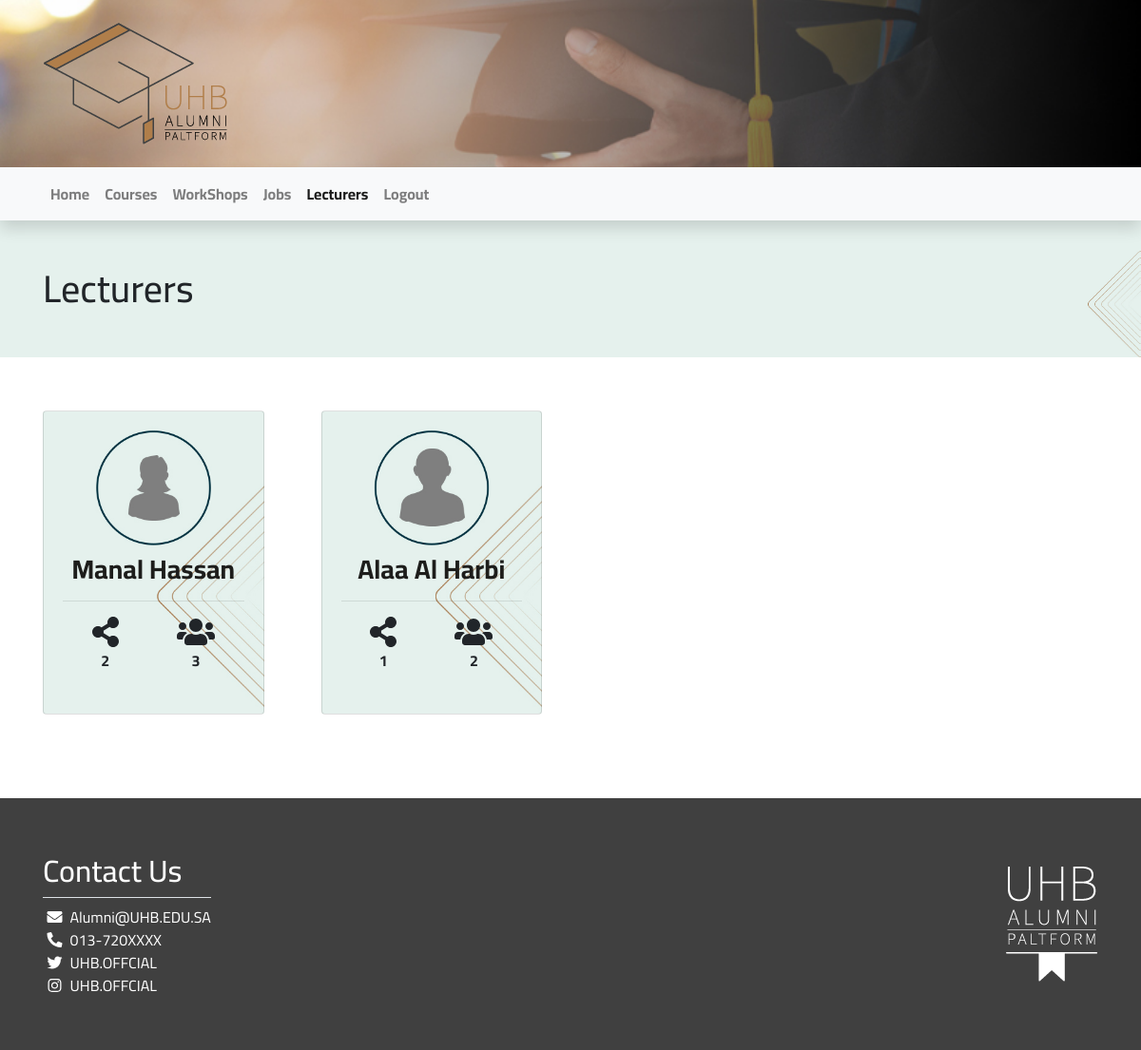
Page /Code/views/lecturers/show.php (signed in) on the committed database.
### tables this page shows
CREATE TABLE `lecturers` (
  `id` int(11) NOT NULL,
  `SSN` varchar(255) NOT NULL,
  `lec_name` varchar(255) NOT NULL,
  `email` varchar(255) NOT NULL,
  `password` varchar(255) NOT NULL,
  `salt` varchar(10) NOT NULL,
  `phone` varchar(25) NOT NULL,
  `cv` varchar(255) NOT NULL,
  `department_id` int(11) NOT NULL,
  `gender` tinyint(1) NOT NULL COMMENT '0: male, 1:female'
);

### Code/views/lecturers/show.php (the view, shortened to what this page needs)
<?php
require_once "../../init/init.php";
$stmt = $con->prepare("Select lecturers.* , COUNT(courses.id), COUNT(lecturer_workshop.id), ( COUNT(courses.id) + COUNT(lecturer_workshop.id) ) as shares
								From lecturers
								LEFT JOIN courses
								ON lecturers.id = courses.lecturer_id
								LEFT JOIN lecturer_workshop
								ON lecturers.id = lecturer_workshop.lecturer_id
								GROUP BY lecturers.id
								ORDER by shares DESC");
$stmt->execute();
$lecturers = $stmt->fetchAll();
for( $i = 0; $i < sizeof( $lecturers ); $i++ ) {
	$id = $lecturers[$i]['id'];
	$stmt = $con->prepare("SELECT SUM(ac) as total_sum
										FROM ( SELECT courses.*, COUNT(alumnus_course.id) AS ac
												FROM courses
												INNER JOIN alumnus_course
                                                ON alumnus_course.course_id = courses.id
										    	WHERE lecturer_id = ?
                                                GROUP BY id) AS result");
	$stmt->execute([$id]);
	$courses_alumni = $stmt->fetch()['total_sum'];
	if ( $courses_alumni == null ) {
		$courses_alumni = 0;
	}
	$stmt = $con->prepare("SELECT SUM(aw) as total_sum
										FROM ( SELECT workshops.*, COUNT(alumnus_workshop.id) AS aw
												FROM workshops
												INNER JOIN alumnus_workshop
                                                ON alumnus_workshop.workshop_id = workshops.id
												INNER JOIN lecturer_workshop
												ON lecturer_workshop.workshop_id = workshops.id
										    	WHERE lecturer_id = ?
                                                GROUP BY id) AS result");
	$stmt->execute([$id]);
	$workshops_alumni = $stmt->fetch()['total_sum'];
	$lecturers[$i]['learners'] = $courses_alumni + $workshops_alumni;
}
?>
	<div class="" style="background-image:url('<?= asset("Images/bg/empty.jpg") ?>') ;
			background-repeat: no-repeat;
			background-size: contain;
			background-position: right;
			background-color: #e5f1ed;">
		<div class="container h1 py-5">Lecturers</div>
	</div>
	<div class="container  py-5">
	<div class="card-deck" style="flex-flow: column">
		<div class="row">
			<?php foreach ($lecturers as $lecturer): ?>
			<div class="col-md-3" style="margin-bottom: 40px">
				<div class="card Cardbackground" style="background-image:url('<?= asset("Images/bg/" . ( $lecturer['gender'] ? "female" : "male" ) . ".jpg") ?>') ;">
					<div class="card-body" style="padding-top: 65%;">
						<h5 class="card-title font-weight-bold h3 text-dark text-center"><?= $lecturer['lec_name'] ?></h5>
						<hr/>
						<div class="d-flex justify-content-around  text-center font-weight-bold">
							<span>
								<i class=" fas fa-share-alt fa-2x"></i>
								<br/>
								<?= $lecturer['shares'] ?>
							</span>
							<span>
								<i class=" fas fa-users  fa-2x"></i>
								<br/>
								<?= $lecturer['learners'] ?>
							</span>
						</div>
						<br/>
					</div>
				</div>
			</div>
			<?php endforeach; ?>
		</div>
	</div>
<?php require_once "../includes/footer.php"; ?>

### Code/assets/css/style.css (style rules this page uses)
body { background-repeat: no-repeat; background-size: cover; font-family: 'Cairo'; background-attachment: fixed; background-position: center; }
.Cardbackground { background-repeat: no-repeat; background-size: cover; background-position: center; }

### rows in the picture
lecturers: shows a picture, lec_name "Manal Hassan", shares "2", learners "3"
lecturers: shows a picture, lec_name "Alaa Al Harbi", shares "1", learners "2"
